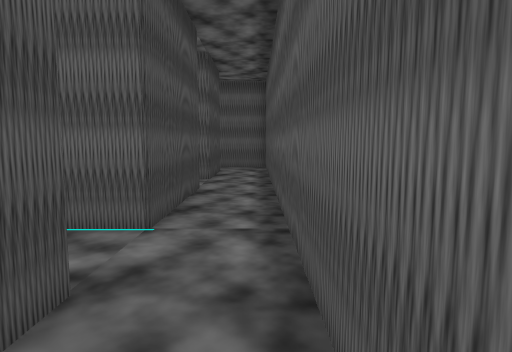
[1] (above)

24 first-person views from a walk through a Godot game level. The camera is 1.2 m above the floor, tilts 6° down and sees 75° across. The floor is counted in squares, 1 m on a side. Each view is taken from the middle of a square. On the plan, view 1 faces up. The plan holds only what a view shows up to about 14 squares ahead; the rest is blank. Some surface patterns are stand-ins.

[2]
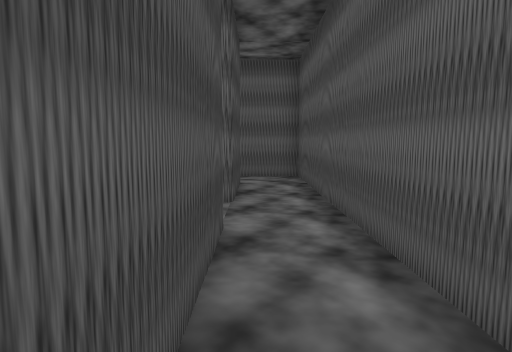

[3]
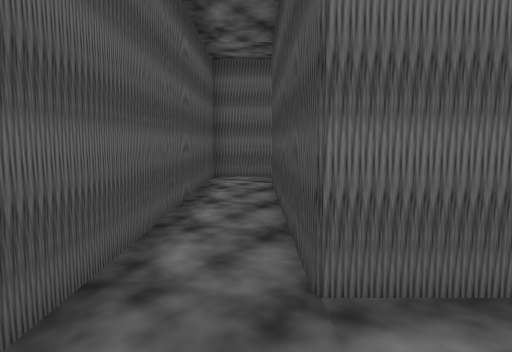

[4]
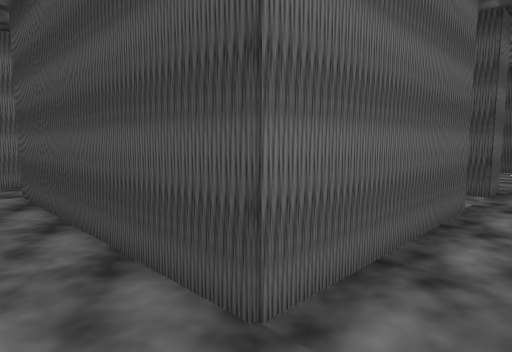

[5]
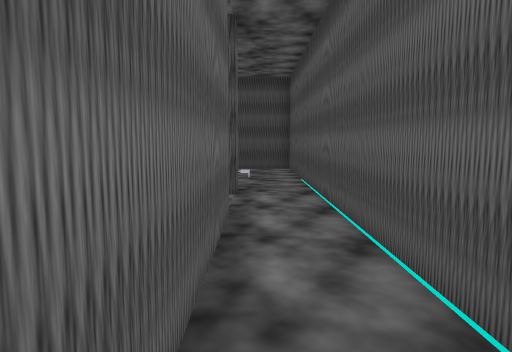

[6]
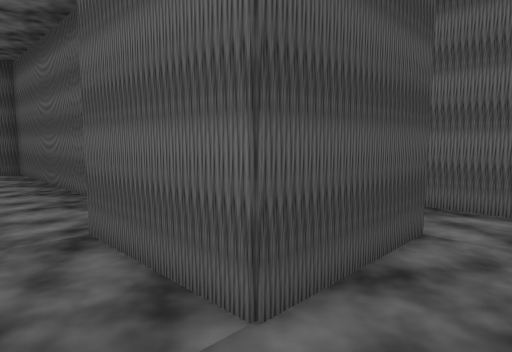

[7]
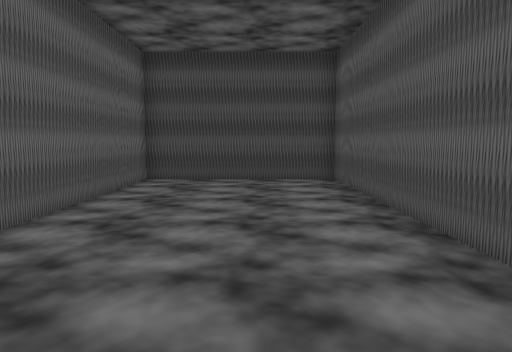

[8]
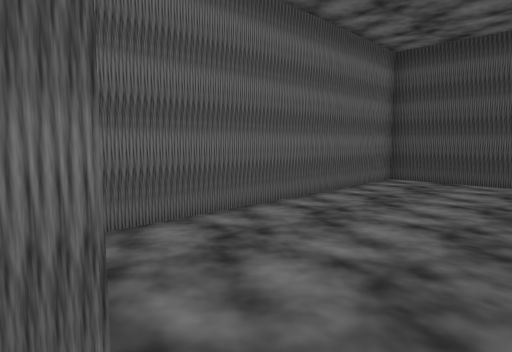

[9]
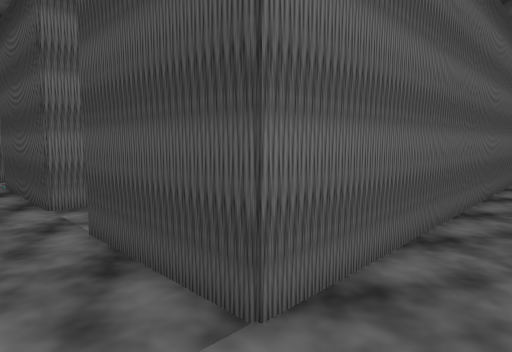

[10]
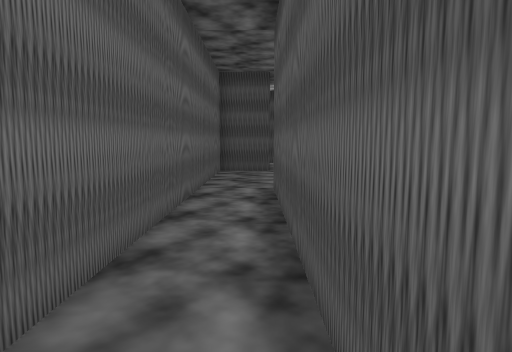

[11]
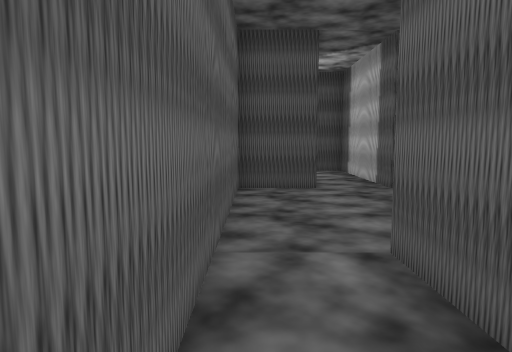

[12]
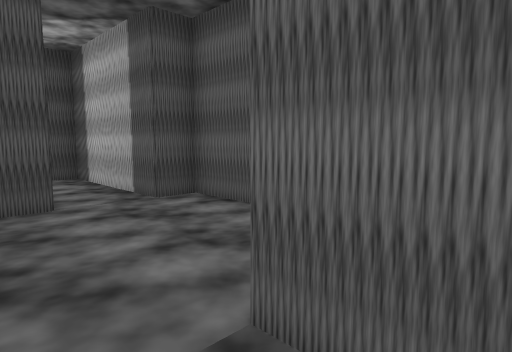

[13]
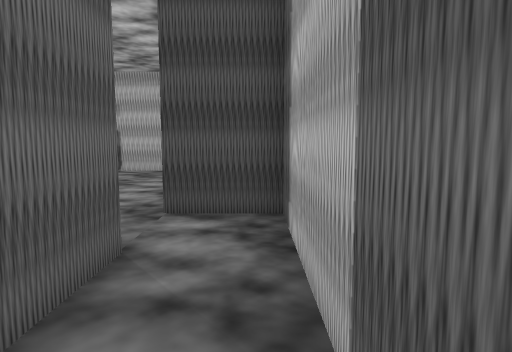

[14]
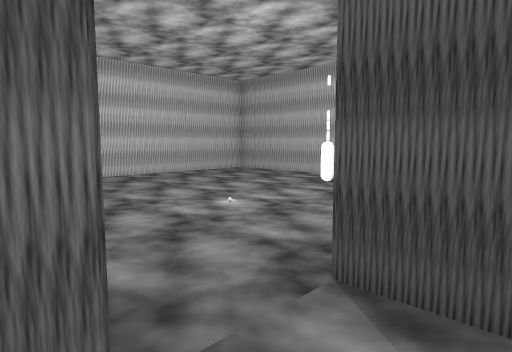

[15]
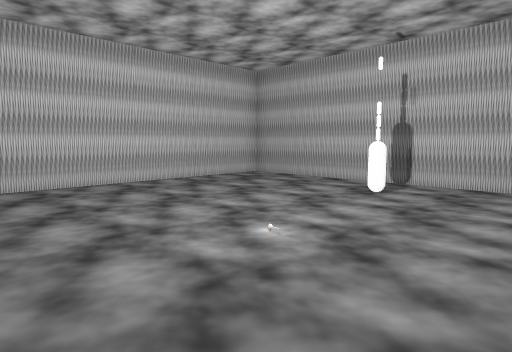

[16]
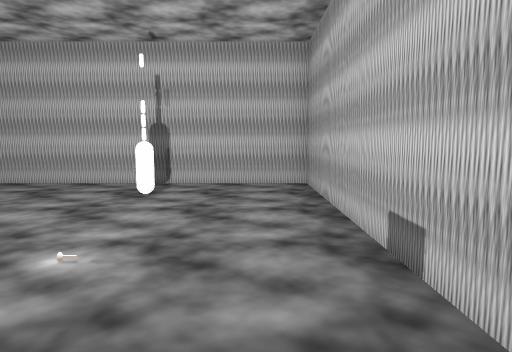

[17]
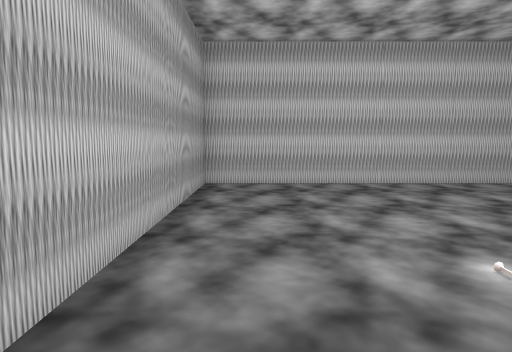

[18]
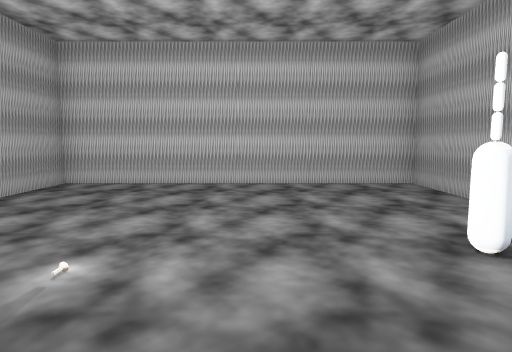

[19]
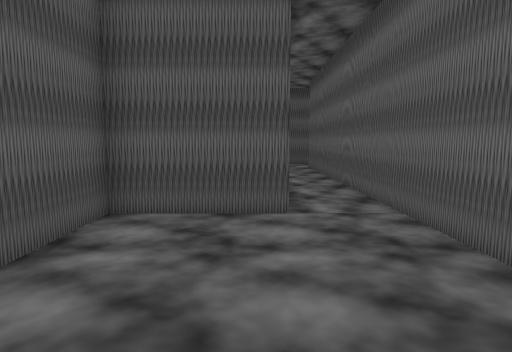

[20]
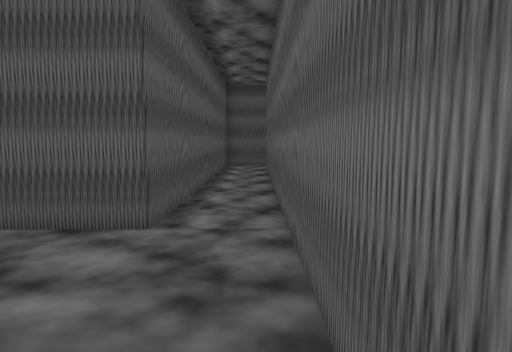

[21]
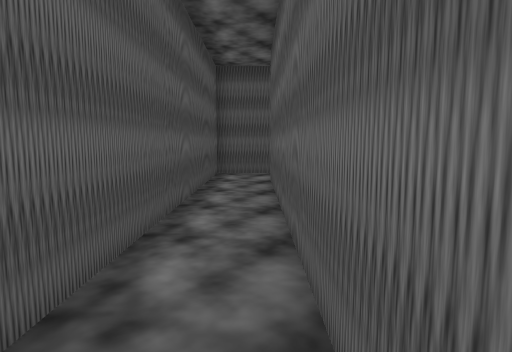

[22]
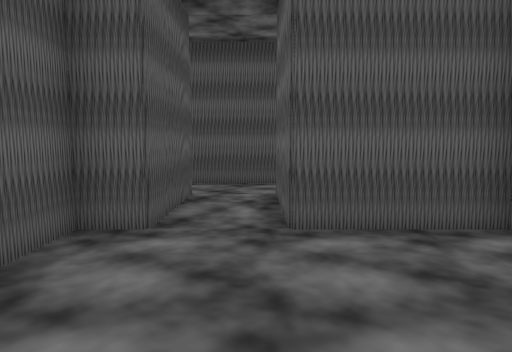

[23]
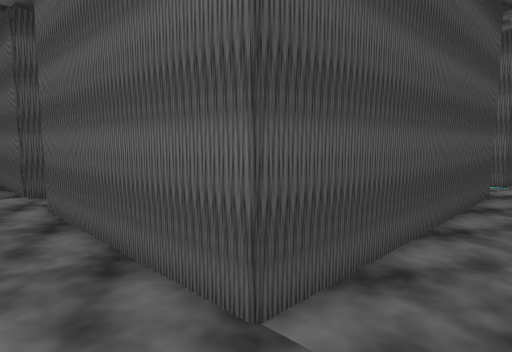

[24]
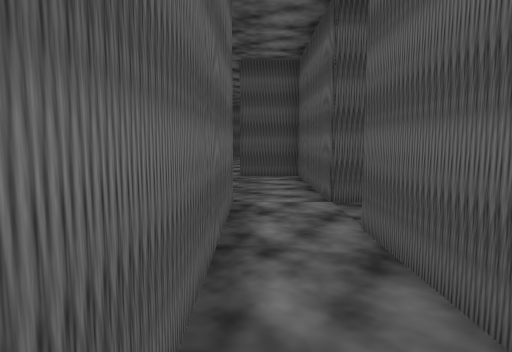

### Floor plan
Points are (right, up) in squares from view 1. A wall is a line through its corners. A room is listed if a view was taken in it or the views show most of it. See-through windows are left out.
Room 1 (views 1, 2, 3, 4, 5, 6, 7, 8, 9, 10, 11, 12, 21, 23, 24)
walls: (-6.6, 2.6) (-1.4, 2.6) (-1.4, -4.5) (-6.5, -4.5); (-9.6, 2.6) (-8.4, 2.6) (-8.4, 2); (-8.4, -3.9) (-8.4, -4.5) (-13.5, -4.5) (-13.5, -6.6); (-8.5, -6.4) (0.5, -6.4) (0.5, 15.5) (-11.5, 15.5); (-4.6, 8.6) (-1.4, 8.6) (-1.4, 4.5) (-9.4, 4.5); (-12.4, 13.5) (-1.4, 13.5) (-1.4, 10.5) (-4.6, 10.5)
ways out: opening at (-11.5, 14.5) to room 2; opening at (-4, 9.5) to room 4; opening at (-9, 3.5)
Room 2 (views 13, 14, 19, 20)
walls: (-16.4, 15.6) (-16.4, 13.5) (-12.4, 13.5); (-11.5, 15.5) (-11.5, 18.4) (-16.4, 18.4) (-16.4, 17.5) (-19.6, 17.5); (-19.6, 15.5) (-17.8, 15.5)
ways out: opening at (-11.5, 14.5) to room 1; opening at (-20, 16.5) to room 3
Room 3 (views 15, 16, 17, 18)
walls: (-21.8, 15.5) (-29.5, 15.5) (-29.5, 5.6) (-19.6, 5.6) (-19.6, 13.2); (-19.6, 17.5) (-21.5, 17.5) (-21.5, 15.4)
ways out: opening at (-20, 16.5) to room 2
Room 4 (view 22)
walls: (-4.6, 10.5) (-4.6, 11.5) (-14.5, 11.5) (-14.5, 5.6) (-5.6, 5.6); (-4.6, 5.5) (-4.6, 8.6)
ways out: opening at (-4, 9.5) to room 1

Positions as (right, up) in squares from view 1, and headings:
1: (0, 0), facing up
2: (-1, 4), facing up
3: (-1, 5), facing down
4: (0, 4), facing down-left
5: (-1, 3), facing left
6: (0, 9), facing up-left
7: (-4, 9), facing left
8: (-4, 10), facing down-left
9: (0, 15), facing down-left
10: (-3, 15), facing left
11: (-8, 14), facing left
12: (-10, 14), facing up-left
13: (-16, 17), facing left
14: (-19, 17), facing down-left
15: (-20, 15), facing down-left
16: (-20, 14), facing left
17: (-21, 15), facing down
18: (-25, 15), facing down
19: (-17, 16), facing right
20: (-16, 14), facing right
21: (-12, 14), facing right
22: (-9, 9), facing right
23: (0, -6), facing up-left
24: (-2, -6), facing left
